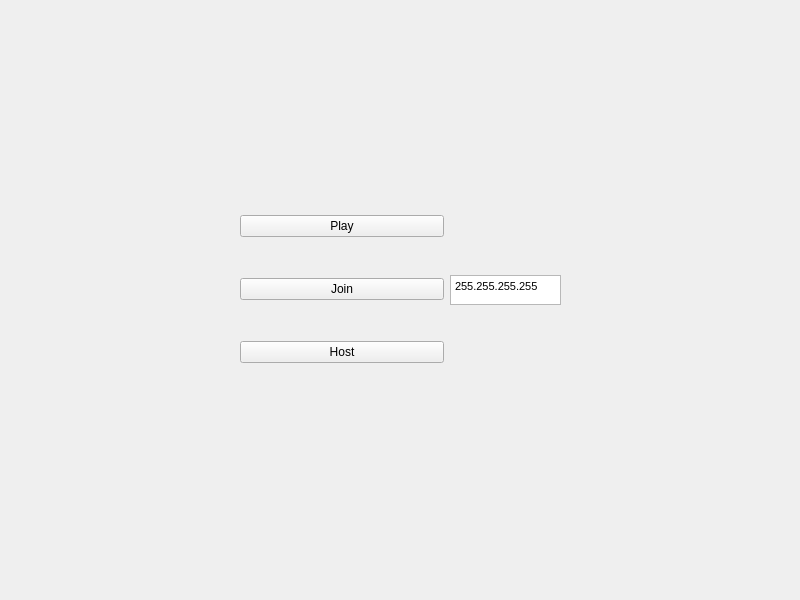
<?xml version="1.0" encoding="UTF-8"?>
<ui version="4.0">
 <class>MainMenu</class>
 <widget class="QMainWindow" name="MainMenu">
  <property name="geometry">
   <rect>
    <x>0</x>
    <y>0</y>
    <width>800</width>
    <height>600</height>
   </rect>
  </property>
  <property name="windowTitle">
   <string>MainWindow</string>
  </property>
  <widget class="QWidget" name="centralwidget">
   <widget class="QStackedWidget" name="stackedWidget">
    <property name="geometry">
     <rect>
      <x>0</x>
      <y>0</y>
      <width>801</width>
      <height>601</height>
     </rect>
    </property>
    <property name="focusPolicy">
     <enum>Qt::StrongFocus</enum>
    </property>
    <property name="currentIndex">
     <number>0</number>
    </property>
    <widget class="QWidget" name="page">
     <widget class="QWidget" name="layoutWidget">
      <property name="geometry">
       <rect>
        <x>240</x>
        <y>180</y>
        <width>321</width>
        <height>221</height>
       </rect>
      </property>
      <layout class="QHBoxLayout" name="horizontalLayout">
       <item>
        <layout class="QVBoxLayout" name="verticalLayout">
         <item>
          <widget class="QPushButton" name="singleplayerButton">
           <property name="text">
            <string>Play</string>
           </property>
          </widget>
         </item>
         <item>
          <widget class="QPushButton" name="joinButton">
           <property name="text">
            <string>Join</string>
           </property>
          </widget>
         </item>
         <item>
          <widget class="QPushButton" name="hostButton">
           <property name="text">
            <string>Host</string>
           </property>
          </widget>
         </item>
        </layout>
       </item>
       <item>
        <widget class="QTextEdit" name="joinText">
         <property name="maximumSize">
          <size>
           <width>111</width>
           <height>30</height>
          </size>
         </property>
         <property name="html">
          <string>&lt;!DOCTYPE HTML PUBLIC &quot;-//W3C//DTD HTML 4.0//EN&quot; &quot;http://www.w3.org/TR/REC-html40/strict.dtd&quot;&gt;
&lt;html&gt;&lt;head&gt;&lt;meta name=&quot;qrichtext&quot; content=&quot;1&quot; /&gt;&lt;style type=&quot;text/css&quot;&gt;
p, li { white-space: pre-wrap; }
&lt;/style&gt;&lt;/head&gt;&lt;body style=&quot; font-family:'MS Shell Dlg 2'; font-size:8.25pt; font-weight:400; font-style:normal;&quot;&gt;
&lt;p style=&quot; margin-top:0px; margin-bottom:0px; margin-left:0px; margin-right:0px; -qt-block-indent:0; text-indent:0px;&quot;&gt;&lt;span style=&quot; font-size:8pt;&quot;&gt;255.255.255.255&lt;/span&gt;&lt;/p&gt;&lt;/body&gt;&lt;/html&gt;</string>
         </property>
        </widget>
       </item>
      </layout>
     </widget>
    </widget>
    <widget class="QWidget" name="play_page"/>
   </widget>
  </widget>
 </widget>
 <resources/>
 <connections/>
</ui>
